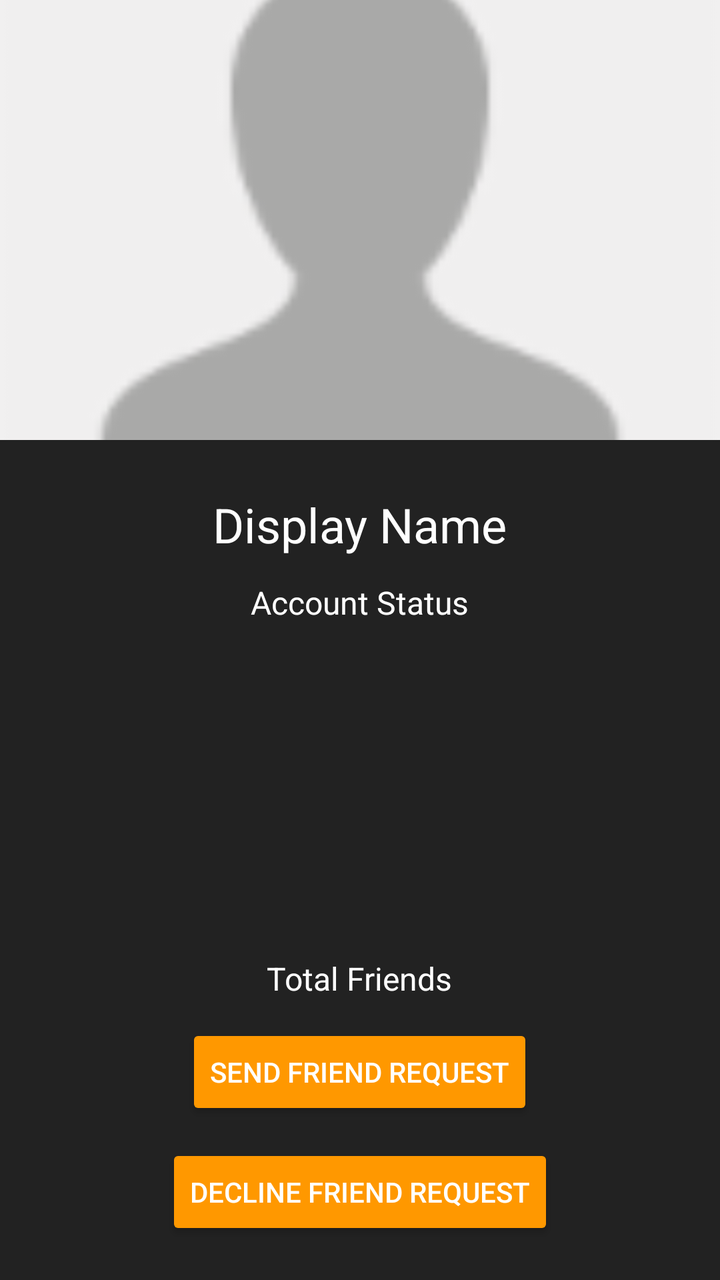
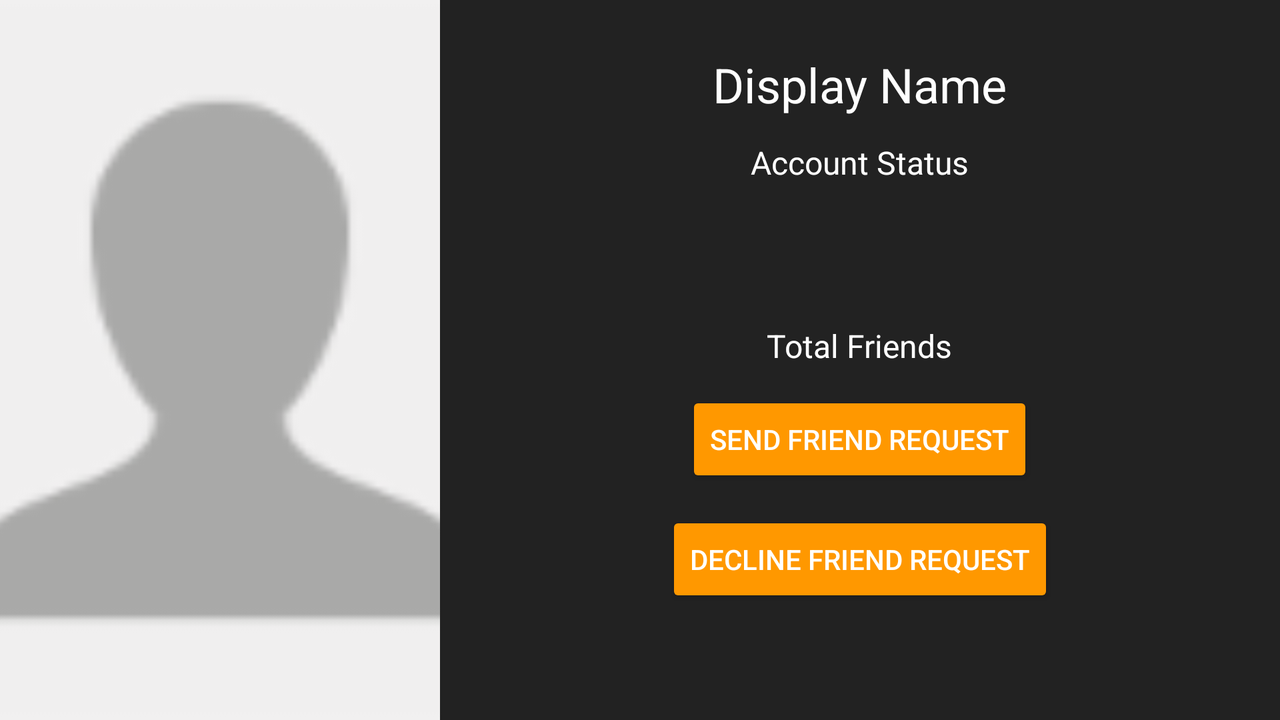

First picture: res/layout/ on a phone held upright. Second picture: the repository's own variant of that layout, on a device whose configuration matches the variant's folder. Source for both follows.
<!-- AndroidManifest.xml: application theme AppTheme -->
<!-- res/layout/activity_profile.xml -->
<?xml version="1.0" encoding="utf-8"?>
<RelativeLayout xmlns:android="http://schemas.android.com/apk/res/android"
    xmlns:app="http://schemas.android.com/apk/res-auto"
    xmlns:tools="http://schemas.android.com/tools"
    android:id="@+id/relativeProfileLayout"
    android:layout_width="match_parent"
    android:layout_height="match_parent"
    android:background="@color/colorDark"
    tools:context=".activities.ProfileActivity">

    <ImageView
        android:id="@+id/profile_image"
        android:layout_width="match_parent"
        android:layout_height="@dimen/profile_image_height"
        android:layout_alignParentStart="true"
        android:layout_alignParentTop="true"
        android:adjustViewBounds="true"
        android:contentDescription="@string/user_image_profile"
        android:scaleType="centerCrop"
        app:srcCompat="@drawable/default_avatar" />

    <TextView
        android:id="@+id/profile_displayName"
        android:layout_width="wrap_content"
        android:layout_height="wrap_content"
        android:layout_below="@+id/profile_image"
        android:layout_centerHorizontal="true"
        android:layout_marginTop="@dimen/profile_displayName_margin_top"
        android:text="@string/hint_display_name"
        android:textColor="@android:color/white"
        android:textSize="@dimen/profile_displayName_text_size" />

    <TextView
        android:id="@+id/profile_status"
        android:layout_width="wrap_content"
        android:layout_height="wrap_content"
        android:layout_below="@+id/profile_displayName"
        android:layout_centerHorizontal="true"
        android:layout_marginTop="@dimen/profile_status_margin_top"
        android:text="@string/account_status"
        android:textColor="@android:color/white"
        android:textSize="@dimen/profile_status_textSize" />

    <TextView
        android:id="@+id/profile_totalFriends"
        android:layout_width="wrap_content"
        android:layout_height="wrap_content"
        android:layout_above="@+id/profile_send_req_btn"
        android:layout_centerHorizontal="true"
        android:layout_marginBottom="@dimen/profile_totalFriends_margin_bottom"
        android:text="@string/total_friends"
        android:textColor="@android:color/white"
        android:textSize="@dimen/profile_totalFriends_textSize" />

    <Button
        android:id="@+id/profile_send_req_btn"
        android:layout_width="wrap_content"
        android:layout_height="wrap_content"
        android:layout_above="@+id/profile_decline_btn"
        android:layout_centerHorizontal="true"
        android:layout_marginBottom="@dimen/profile_send_req_btn_margin_bottom"
        android:backgroundTint="@color/colorAccent"
        android:text="@string/send_friend_request"
        android:textColor="@android:color/white" />

    <Button
        android:id="@+id/profile_decline_btn"
        android:layout_width="wrap_content"
        android:layout_height="wrap_content"
        android:layout_alignParentBottom="true"
        android:layout_centerHorizontal="true"
        android:layout_marginBottom="@dimen/profile_decline_btn_margin_bottom"
        android:backgroundTint="@color/colorAccent"
        android:text="@string/decline_friend_request"
        android:textColor="@android:color/white" />

</RelativeLayout>
<!-- resources referenced by this layout -->
<resources>
  <color name="colorAccent">#ff9800</color>
  <color name="colorDark">#222222</color>
  <dimen name="profile_decline_btn_margin_bottom">20dp</dimen>
  <dimen name="profile_displayName_margin_top">26dp</dimen>
  <dimen name="profile_displayName_text_size">24sp</dimen>
  <dimen name="profile_image_height">220dp</dimen>
  <dimen name="profile_send_req_btn_margin_bottom">12dp</dimen>
  <dimen name="profile_status_margin_top">12dp</dimen>
  <dimen name="profile_status_textSize">16sp</dimen>
  <dimen name="profile_totalFriends_margin_bottom">12dp</dimen>
  <dimen name="profile_totalFriends_textSize">16sp</dimen>
  <!-- drawable default_avatar: png bitmap (drawable-ldpi, 1687 bytes) -->
  <string name="account_status">Account Status</string>
  <string name="decline_friend_request">DECLINE FRIEND REQUEST</string>
  <string name="hint_display_name">Display Name</string>
  <string name="send_friend_request">SEND FRIEND REQUEST</string>
  <string name="total_friends">Total Friends</string>
  <string name="user_image_profile">User Image Profile</string>
  <style name="AppTheme" parent="Theme.AppCompat.Light.NoActionBar">
          
          <item name="colorPrimary">@color/colorPrimary</item>
          <item name="colorPrimaryDark">@color/colorPrimaryDark</item>
          <item name="colorAccent">@color/colorAccent</item>
          
      </style>
  <color name="colorPrimary">#89b5a8</color>
  <color name="colorPrimaryDark">#5b8579</color>
</resources>
<!-- res/layout-land/activity_profile.xml (the repository's variant of the layout above) -->
<!-- drawn on the phone turned sideways -->
<?xml version="1.0" encoding="utf-8"?>
<RelativeLayout xmlns:android="http://schemas.android.com/apk/res/android"
    xmlns:app="http://schemas.android.com/apk/res-auto"
    android:id="@+id/relativeProfileLayout"
    android:layout_width="match_parent"
    android:layout_height="match_parent"
    android:background="@color/colorDark"
    android:orientation="horizontal">

    <ImageView
        android:id="@+id/profile_image"
        android:layout_width="@dimen/profile_image_height"
        android:layout_height="match_parent"

        android:adjustViewBounds="true"
        android:contentDescription="@string/user_image_profile"
        android:scaleType="centerCrop"
        app:srcCompat="@drawable/default_avatar" />

    <LinearLayout
        android:layout_width="match_parent"
        android:layout_height="match_parent"
        android:layout_alignParentTop="true"
        android:layout_marginEnd="@dimen/Linear_layout_marginEnd"
        android:layout_toEndOf="@id/profile_image"
        android:orientation="vertical">

        <TextView
            android:id="@+id/profile_displayName"
            android:layout_width="wrap_content"
            android:layout_height="wrap_content"
            android:layout_gravity="center_horizontal"

            android:layout_marginTop="@dimen/profile_displayName_margin_top"
            android:text="@string/hint_display_name"
            android:textColor="@android:color/white"
            android:textSize="@dimen/profile_displayName_text_size" />

        <TextView
            android:id="@+id/profile_status"
            android:layout_width="wrap_content"
            android:layout_height="wrap_content"
            android:layout_gravity="center_horizontal"

            android:layout_marginTop="@dimen/profile_status_margin_top"
            android:text="@string/account_status"
            android:textColor="@android:color/white"
            android:textSize="@dimen/profile_status_textSize" />

        <TextView
            android:id="@+id/profile_totalFriends"
            android:layout_width="wrap_content"
            android:layout_height="wrap_content"
            android:layout_gravity="center_horizontal"
            android:layout_marginBottom="@dimen/profile_totalFriends_margin_bottom"
            android:layout_marginTop="@dimen/total_friends_land_marginTop"
            android:text="@string/total_friends"
            android:textColor="@android:color/white"
            android:textSize="@dimen/profile_totalFriends_textSize" />

        <Button
            android:id="@+id/profile_send_req_btn"
            android:layout_width="wrap_content"
            android:layout_height="wrap_content"
            android:layout_gravity="center_horizontal"

            android:layout_marginBottom="@dimen/profile_send_req_btn_margin_bottom"
            android:backgroundTint="@color/colorAccent"
            android:text="@string/send_friend_request"
            android:textColor="@android:color/white" />

        <Button
            android:id="@+id/profile_decline_btn"
            android:layout_width="wrap_content"
            android:layout_height="wrap_content"
            android:layout_gravity="center_horizontal"

            android:layout_marginBottom="@dimen/profile_decline_btn_margin_bottom"
            android:backgroundTint="@color/colorAccent"
            android:text="@string/decline_friend_request"
            android:textColor="@android:color/white" />
    </LinearLayout>
</RelativeLayout>
<!-- resources referenced by the variant -->
<!-- as the phone turned sideways resolves them -->
<resources>
  <color name="colorAccent">#ff9800</color>
  <color name="colorDark">#222222</color>
  <dimen name="Linear_layout_marginEnd">0dp</dimen>
  <dimen name="profile_decline_btn_margin_bottom">20dp</dimen>
  <dimen name="profile_displayName_margin_top">26dp</dimen>
  <dimen name="profile_displayName_text_size">24sp</dimen>
  <dimen name="profile_image_height">220dp</dimen>
  <dimen name="profile_send_req_btn_margin_bottom">12dp</dimen>
  <dimen name="profile_status_margin_top">12dp</dimen>
  <dimen name="profile_status_textSize">16sp</dimen>
  <dimen name="profile_totalFriends_margin_bottom">12dp</dimen>
  <dimen name="profile_totalFriends_textSize">16sp</dimen>
  <dimen name="total_friends_land_marginTop">70dp</dimen>
  <!-- drawable default_avatar: png bitmap (drawable-ldpi, 1687 bytes) -->
  <string name="account_status">Account Status</string>
  <string name="decline_friend_request">DECLINE FRIEND REQUEST</string>
  <string name="hint_display_name">Display Name</string>
  <string name="send_friend_request">SEND FRIEND REQUEST</string>
  <string name="total_friends">Total Friends</string>
  <string name="user_image_profile">User Image Profile</string>
  <style name="AppTheme" parent="Theme.AppCompat.Light.NoActionBar">
          
          <item name="colorPrimary">@color/colorPrimary</item>
          <item name="colorPrimaryDark">@color/colorPrimaryDark</item>
          <item name="colorAccent">@color/colorAccent</item>
          
      </style>
  <color name="colorPrimary">#89b5a8</color>
  <color name="colorPrimaryDark">#5b8579</color>
</resources>
